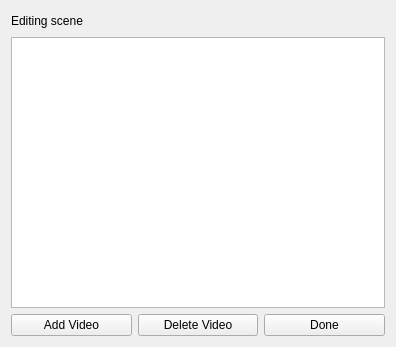
<?xml version="1.0" encoding="UTF-8"?>
<ui version="4.0">
 <class>SceneForm</class>
 <widget class="QWidget" name="SceneForm">
  <property name="geometry">
   <rect>
    <x>0</x>
    <y>0</y>
    <width>396</width>
    <height>347</height>
   </rect>
  </property>
  <property name="windowTitle">
   <string>Form</string>
  </property>
  <layout class="QVBoxLayout" name="verticalLayout">
   <item>
    <layout class="QHBoxLayout" name="horizontalLayout">
     <item>
      <widget class="QLabel" name="editingLabel">
       <property name="sizePolicy">
        <sizepolicy hsizetype="Minimum" vsizetype="Preferred">
         <horstretch>0</horstretch>
         <verstretch>0</verstretch>
        </sizepolicy>
       </property>
       <property name="text">
        <string>Editing scene</string>
       </property>
      </widget>
     </item>
     <item>
      <widget class="QLabel" name="sceneNameLabel">
       <property name="sizePolicy">
        <sizepolicy hsizetype="Preferred" vsizetype="Preferred">
         <horstretch>0</horstretch>
         <verstretch>0</verstretch>
        </sizepolicy>
       </property>
       <property name="text">
        <string/>
       </property>
      </widget>
     </item>
     <item>
      <spacer name="horizontalSpacer">
       <property name="orientation">
        <enum>Qt::Horizontal</enum>
       </property>
       <property name="sizeHint" stdset="0">
        <size>
         <width>40</width>
         <height>20</height>
        </size>
       </property>
      </spacer>
     </item>
    </layout>
   </item>
   <item>
    <widget class="QTableView" name="videoTable">
     <property name="selectionMode">
      <enum>QAbstractItemView::SingleSelection</enum>
     </property>
     <property name="selectionBehavior">
      <enum>QAbstractItemView::SelectRows</enum>
     </property>
    </widget>
   </item>
   <item>
    <layout class="QHBoxLayout" name="horizontalLayout_2">
     <item>
      <widget class="QPushButton" name="addVideoButton">
       <property name="text">
        <string>Add Video</string>
       </property>
      </widget>
     </item>
     <item>
      <widget class="QPushButton" name="deleteVideoButton">
       <property name="text">
        <string>Delete Video</string>
       </property>
      </widget>
     </item>
     <item>
      <widget class="QPushButton" name="doneButton">
       <property name="text">
        <string>Done</string>
       </property>
      </widget>
     </item>
    </layout>
   </item>
  </layout>
 </widget>
 <resources/>
 <connections/>
</ui>
